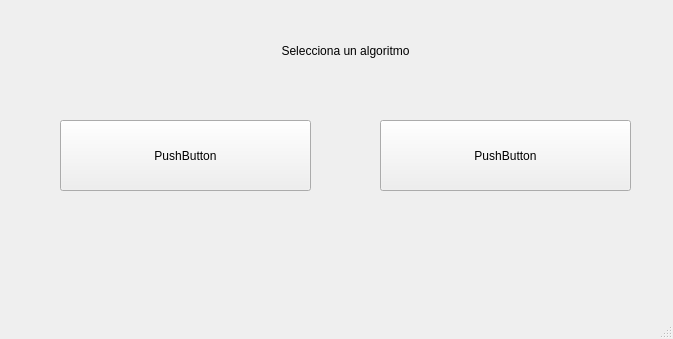
<?xml version="1.0" encoding="UTF-8"?>
<ui version="4.0">
 <class>MainWindow</class>
 <widget class="QMainWindow" name="MainWindow">
  <property name="geometry">
   <rect>
    <x>0</x>
    <y>0</y>
    <width>673</width>
    <height>339</height>
   </rect>
  </property>
  <property name="windowTitle">
   <string>MainWindow</string>
  </property>
  <widget class="QWidget" name="centralwidget">
   <widget class="QPushButton" name="pushButton_2">
    <property name="geometry">
     <rect>
      <x>60</x>
      <y>120</y>
      <width>251</width>
      <height>71</height>
     </rect>
    </property>
    <property name="text">
     <string>PushButton</string>
    </property>
   </widget>
   <widget class="QPushButton" name="pushButton_3">
    <property name="geometry">
     <rect>
      <x>380</x>
      <y>120</y>
      <width>251</width>
      <height>71</height>
     </rect>
    </property>
    <property name="text">
     <string>PushButton</string>
    </property>
   </widget>
   <widget class="QLabel" name="label">
    <property name="geometry">
     <rect>
      <x>60</x>
      <y>30</y>
      <width>571</width>
      <height>41</height>
     </rect>
    </property>
    <property name="text">
     <string>Selecciona un algoritmo</string>
    </property>
    <property name="alignment">
     <set>Qt::AlignCenter</set>
    </property>
   </widget>
  </widget>
  <widget class="QMenuBar" name="menubar">
   <property name="geometry">
    <rect>
     <x>0</x>
     <y>0</y>
     <width>673</width>
     <height>22</height>
    </rect>
   </property>
  </widget>
  <widget class="QStatusBar" name="statusbar"/>
 </widget>
 <resources/>
 <connections/>
</ui>
